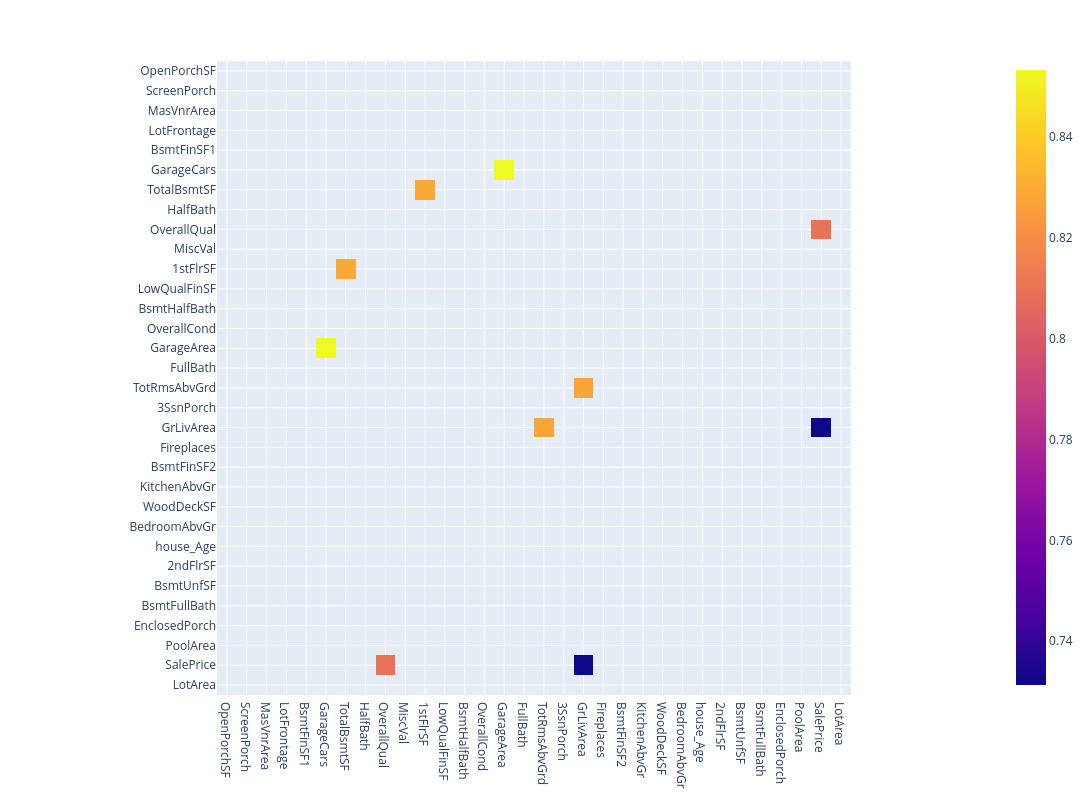

The cell this chart's notebook holds for it:
### Code cell
px.imshow(corr_over7,
                width=1200,height=800,
            )

### Figure 1 — Plotly figure (JSON) as saved in the notebook; plotly's stock layout.template omitted (floating-point values rounded to 4 significant figures; data arrays with more than 128 entries replaced by an {"elided": "..."} marker saying what was removed)
{"data": [{"coloraxis": "coloraxis", "hovertemplate": "x: %{x}<br>y: %{y}<br>color: %{z}<extra></extra>", "name": "0", "type": "heatmap", "x": ["OpenPorchSF", "ScreenPorch", "MasVnrArea", "LotFrontage", "BsmtFinSF1", "GarageCars", "TotalBsmtSF", "HalfBath", "OverallQual", "MiscVal", "1stFlrSF", "LowQualFinSF", "BsmtHalfBath", "OverallCond", "GarageArea", "FullBath", "TotRmsAbvGrd", "3SsnPorch", "GrLivArea", "Fireplaces", "BsmtFinSF2", "KitchenAbvGr", "WoodDeckSF", "BedroomAbvGr", "house_Age", "2ndFlrSF", "BsmtUnfSF", "BsmtFullBath", "EnclosedPorch", "PoolArea", "SalePrice", "LotArea"], "xaxis": "x", "y": ["OpenPorchSF", "ScreenPorch", "MasVnrArea", "LotFrontage", "BsmtFinSF1", "GarageCars", "TotalBsmtSF", "HalfBath", "OverallQual", "MiscVal", "1stFlrSF", "LowQualFinSF", "BsmtHalfBath", "OverallCond", "GarageArea", "FullBath", "TotRmsAbvGrd", "3SsnPorch", "GrLivArea", "Fireplaces", "BsmtFinSF2", "KitchenAbvGr", "WoodDeckSF", "BedroomAbvGr", "house_Age", "2ndFlrSF", "BsmtUnfSF", "BsmtFullBath", "EnclosedPorch", "PoolArea", "SalePrice", "LotArea"], "yaxis": "y", "z": {"elided": "32x32 float values"}}], "layout": {"coloraxis": {"colorscale": [[0, "#0d0887"], [0.1111, "#46039f"], [0.2222, "#7201a8"], [0.3333, "#9c179e"], [0.4444, "#bd3786"], [0.5556, "#d8576b"], [0.6667, "#ed7953"], [0.7778, "#fb9f3a"], [0.8889, "#fdca26"], [1, "#f0f921"]]}, "height": 800, "margin": {"t": 60}, "width": 1200, "xaxis": {"anchor": "y", "constrain": "domain", "domain": [0, 1], "scaleanchor": "y"}, "yaxis": {"anchor": "x", "autorange": "reversed", "constrain": "domain", "domain": [0, 1]}}}
